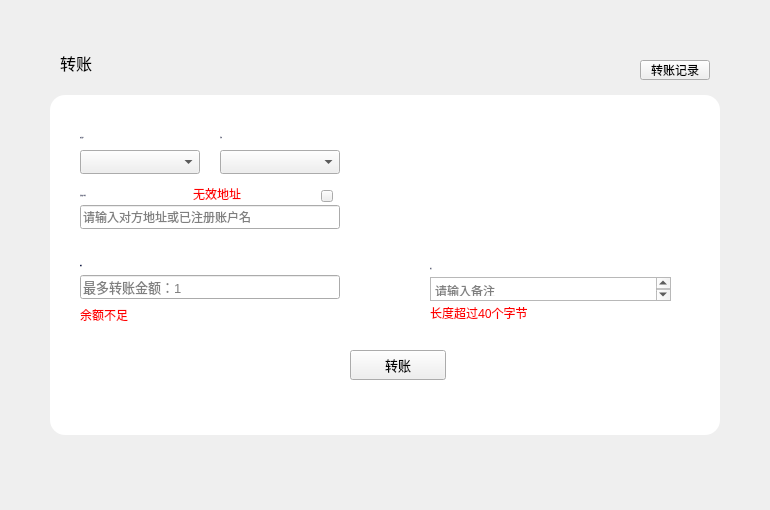
<?xml version="1.0" encoding="UTF-8"?>
<ui version="4.0">
 <class>TransferPage</class>
 <widget class="QWidget" name="TransferPage">
  <property name="geometry">
   <rect>
    <x>0</x>
    <y>0</y>
    <width>770</width>
    <height>510</height>
   </rect>
  </property>
  <property name="font">
   <font>
    <family>微软雅黑</family>
   </font>
  </property>
  <property name="windowTitle">
   <string>Form</string>
  </property>
  <property name="styleSheet">
   <string notr="true"/>
  </property>
  <widget class="QLabel" name="title_label">
   <property name="geometry">
    <rect>
     <x>60</x>
     <y>50</y>
     <width>200</width>
     <height>26</height>
    </rect>
   </property>
   <property name="font">
    <font>
     <family>微软雅黑</family>
     <pointsize>12</pointsize>
     <weight>50</weight>
     <italic>false</italic>
     <bold>false</bold>
    </font>
   </property>
   <property name="styleSheet">
    <string notr="true"/>
   </property>
   <property name="text">
    <string>转账</string>
   </property>
  </widget>
  <widget class="QToolButton" name="transferRecordBtn">
   <property name="geometry">
    <rect>
     <x>640</x>
     <y>60</y>
     <width>70</width>
     <height>20</height>
    </rect>
   </property>
   <property name="cursor">
    <cursorShape>PointingHandCursor</cursorShape>
   </property>
   <property name="text">
    <string>转账记录</string>
   </property>
  </widget>
  <widget class="QWidget" name="widget" native="true">
   <property name="geometry">
    <rect>
     <x>50</x>
     <y>95</y>
     <width>670</width>
     <height>340</height>
    </rect>
   </property>
   <property name="styleSheet">
    <string notr="true">QLabel{font: 11px &quot;微软雅黑&quot;;color:rgb(19,32,80);}
#widget{background-color: rgb(255, 255, 255);border-radius:15px;}
</string>
   </property>
   <widget class="QLabel" name="changeAccountLabel">
    <property name="geometry">
     <rect>
      <x>30</x>
      <y>30</y>
      <width>120</width>
      <height>24</height>
     </rect>
    </property>
    <property name="font">
     <font>
      <family>微软雅黑</family>
      <pointsize>-1</pointsize>
      <weight>50</weight>
      <italic>false</italic>
      <bold>false</bold>
     </font>
    </property>
    <property name="text">
     <string>来自账户</string>
    </property>
    <property name="alignment">
     <set>Qt::AlignLeading|Qt::AlignLeft|Qt::AlignVCenter</set>
    </property>
   </widget>
   <widget class="QLabel" name="sendtoLabel">
    <property name="geometry">
     <rect>
      <x>30</x>
      <y>85</y>
      <width>100</width>
      <height>30</height>
     </rect>
    </property>
    <property name="font">
     <font>
      <family>微软雅黑</family>
      <pointsize>-1</pointsize>
      <weight>50</weight>
      <italic>false</italic>
      <bold>false</bold>
     </font>
    </property>
    <property name="text">
     <string>目标账户地址</string>
    </property>
    <property name="alignment">
     <set>Qt::AlignLeading|Qt::AlignLeft|Qt::AlignVCenter</set>
    </property>
   </widget>
   <widget class="QStackedWidget" name="stackedWidget">
    <property name="geometry">
     <rect>
      <x>380</x>
      <y>26</y>
      <width>240</width>
      <height>121</height>
     </rect>
    </property>
   </widget>
   <widget class="QLabel" name="amountLabel">
    <property name="geometry">
     <rect>
      <x>30</x>
      <y>160</y>
      <width>80</width>
      <height>21</height>
     </rect>
    </property>
    <property name="font">
     <font>
      <family>微软雅黑</family>
      <pointsize>-1</pointsize>
      <weight>50</weight>
      <italic>false</italic>
      <bold>false</bold>
     </font>
    </property>
    <property name="text">
     <string>数量</string>
    </property>
    <property name="alignment">
     <set>Qt::AlignLeading|Qt::AlignLeft|Qt::AlignVCenter</set>
    </property>
   </widget>
   <widget class="QLineEdit" name="amountLineEdit">
    <property name="geometry">
     <rect>
      <x>30</x>
      <y>180</y>
      <width>260</width>
      <height>24</height>
     </rect>
    </property>
    <property name="font">
     <font>
      <pointsize>10</pointsize>
     </font>
    </property>
    <property name="contextMenuPolicy">
     <enum>Qt::DefaultContextMenu</enum>
    </property>
    <property name="styleSheet">
     <string notr="true"/>
    </property>
    <property name="text">
     <string/>
    </property>
    <property name="maxLength">
     <number>20</number>
    </property>
    <property name="placeholderText">
     <string>最多转账金额：1</string>
    </property>
   </widget>
   <widget class="QComboBox" name="assetComboBox">
    <property name="geometry">
     <rect>
      <x>170</x>
      <y>55</y>
      <width>120</width>
      <height>24</height>
     </rect>
    </property>
    <property name="font">
     <font>
      <family>微软雅黑</family>
      <weight>50</weight>
      <bold>false</bold>
     </font>
    </property>
    <property name="focusPolicy">
     <enum>Qt::NoFocus</enum>
    </property>
    <property name="styleSheet">
     <string notr="true"/>
    </property>
   </widget>
   <widget class="QTextEdit" name="memoTextEdit">
    <property name="geometry">
     <rect>
      <x>380</x>
      <y>182</y>
      <width>241</width>
      <height>24</height>
     </rect>
    </property>
    <property name="styleSheet">
     <string notr="true"/>
    </property>
    <property name="html">
     <string>&lt;!DOCTYPE HTML PUBLIC &quot;-//W3C//DTD HTML 4.0//EN&quot; &quot;http://www.w3.org/TR/REC-html40/strict.dtd&quot;&gt;
&lt;html&gt;&lt;head&gt;&lt;meta name=&quot;qrichtext&quot; content=&quot;1&quot; /&gt;&lt;style type=&quot;text/css&quot;&gt;
p, li { white-space: pre-wrap; }
&lt;/style&gt;&lt;/head&gt;&lt;body style=&quot; font-family:'微软雅黑'; font-size:9pt; font-weight:400; font-style:normal;&quot;&gt;
&lt;p style=&quot;-qt-paragraph-type:empty; margin-top:0px; margin-bottom:0px; margin-left:0px; margin-right:0px; -qt-block-indent:0; text-indent:0px;&quot;&gt;&lt;br /&gt;&lt;/p&gt;&lt;/body&gt;&lt;/html&gt;</string>
    </property>
    <property name="placeholderText">
     <string>请输入备注</string>
    </property>
   </widget>
   <widget class="QLabel" name="tipLabel4">
    <property name="geometry">
     <rect>
      <x>143</x>
      <y>88</y>
      <width>120</width>
      <height>21</height>
     </rect>
    </property>
    <property name="styleSheet">
     <string notr="true">color: rgb(255, 0, 0);</string>
    </property>
    <property name="text">
     <string>无效地址</string>
    </property>
   </widget>
   <widget class="QToolButton" name="sendBtn">
    <property name="geometry">
     <rect>
      <x>300</x>
      <y>255</y>
      <width>96</width>
      <height>30</height>
     </rect>
    </property>
    <property name="font">
     <font>
      <family>微软雅黑</family>
      <pointsize>10</pointsize>
     </font>
    </property>
    <property name="cursor">
     <cursorShape>PointingHandCursor</cursorShape>
    </property>
    <property name="focusPolicy">
     <enum>Qt::NoFocus</enum>
    </property>
    <property name="styleSheet">
     <string notr="true"/>
    </property>
    <property name="text">
     <string>转账</string>
    </property>
   </widget>
   <widget class="QLabel" name="label">
    <property name="geometry">
     <rect>
      <x>170</x>
      <y>30</y>
      <width>120</width>
      <height>24</height>
     </rect>
    </property>
    <property name="font">
     <font>
      <family>微软雅黑</family>
      <pointsize>-1</pointsize>
      <weight>50</weight>
      <italic>false</italic>
      <bold>false</bold>
     </font>
    </property>
    <property name="text">
     <string>币种</string>
    </property>
   </widget>
   <widget class="QComboBox" name="accountComboBox">
    <property name="geometry">
     <rect>
      <x>30</x>
      <y>55</y>
      <width>120</width>
      <height>24</height>
     </rect>
    </property>
    <property name="font">
     <font>
      <family>微软雅黑</family>
      <weight>50</weight>
      <bold>false</bold>
     </font>
    </property>
    <property name="focusPolicy">
     <enum>Qt::NoFocus</enum>
    </property>
    <property name="styleSheet">
     <string notr="true"/>
    </property>
   </widget>
   <widget class="QLabel" name="memoLabel">
    <property name="geometry">
     <rect>
      <x>380</x>
      <y>161</y>
      <width>80</width>
      <height>24</height>
     </rect>
    </property>
    <property name="font">
     <font>
      <family>微软雅黑</family>
      <pointsize>-1</pointsize>
      <weight>50</weight>
      <italic>false</italic>
      <bold>false</bold>
     </font>
    </property>
    <property name="text">
     <string>备注</string>
    </property>
    <property name="alignment">
     <set>Qt::AlignLeading|Qt::AlignLeft|Qt::AlignVCenter</set>
    </property>
   </widget>
   <widget class="QLabel" name="tipLabel6">
    <property name="geometry">
     <rect>
      <x>380</x>
      <y>210</y>
      <width>221</width>
      <height>16</height>
     </rect>
    </property>
    <property name="styleSheet">
     <string notr="true">color: rgb(255, 0, 0);</string>
    </property>
    <property name="text">
     <string>长度超过40个字节</string>
    </property>
   </widget>
   <widget class="QLineEdit" name="sendtoLineEdit">
    <property name="geometry">
     <rect>
      <x>30</x>
      <y>110</y>
      <width>260</width>
      <height>24</height>
     </rect>
    </property>
    <property name="contextMenuPolicy">
     <enum>Qt::DefaultContextMenu</enum>
    </property>
    <property name="styleSheet">
     <string notr="true"/>
    </property>
    <property name="text">
     <string/>
    </property>
    <property name="placeholderText">
     <string>请输入对方地址或已注册账户名</string>
    </property>
   </widget>
   <widget class="QToolButton" name="toolButton_chooseContact">
    <property name="geometry">
     <rect>
      <x>271</x>
      <y>95</y>
      <width>12</width>
      <height>12</height>
     </rect>
    </property>
    <property name="cursor">
     <cursorShape>PointingHandCursor</cursorShape>
    </property>
    <property name="text">
     <string/>
    </property>
   </widget>
   <widget class="QLabel" name="tipLabel3">
    <property name="geometry">
     <rect>
      <x>30</x>
      <y>210</y>
      <width>161</width>
      <height>20</height>
     </rect>
    </property>
    <property name="cursor">
     <cursorShape>ArrowCursor</cursorShape>
    </property>
    <property name="styleSheet">
     <string notr="true">color: rgb(255, 0, 0);</string>
    </property>
    <property name="text">
     <string>余额不足</string>
    </property>
   </widget>
   <widget class="QLabel" name="addressLabel">
    <property name="geometry">
     <rect>
      <x>30</x>
      <y>136</y>
      <width>260</width>
      <height>20</height>
     </rect>
    </property>
    <property name="font">
     <font>
      <family>微软雅黑</family>
      <pointsize>-1</pointsize>
      <weight>50</weight>
      <italic>false</italic>
      <bold>false</bold>
     </font>
    </property>
    <property name="text">
     <string/>
    </property>
    <property name="alignment">
     <set>Qt::AlignLeading|Qt::AlignLeft|Qt::AlignVCenter</set>
    </property>
    <property name="textInteractionFlags">
     <set>Qt::LinksAccessibleByMouse|Qt::TextSelectableByMouse</set>
    </property>
   </widget>
  </widget>
  <zorder>widget</zorder>
  <zorder>title_label</zorder>
  <zorder>transferRecordBtn</zorder>
 </widget>
 <tabstops>
  <tabstop>amountLineEdit</tabstop>
  <tabstop>sendBtn</tabstop>
 </tabstops>
 <resources/>
 <connections/>
</ui>
